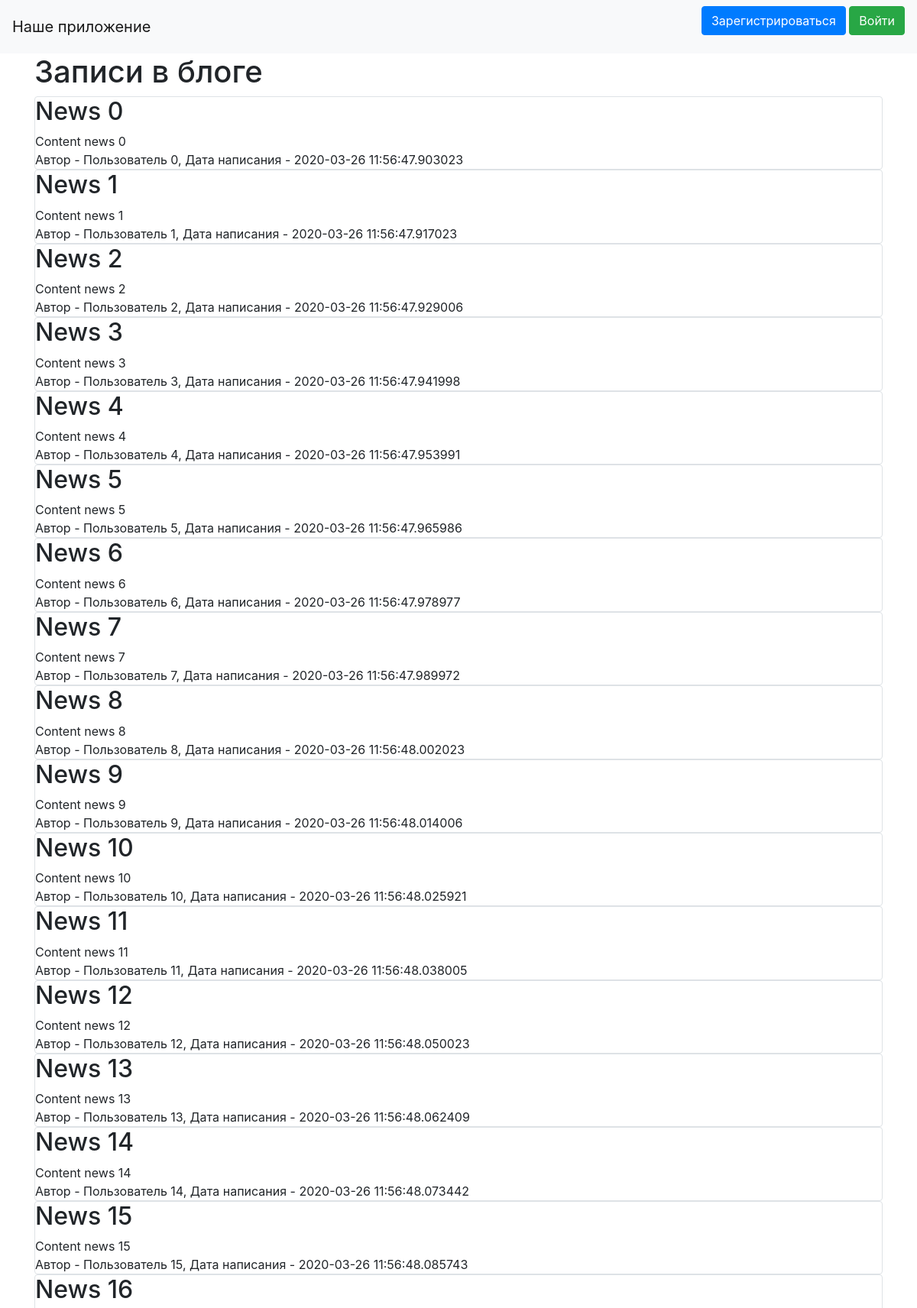
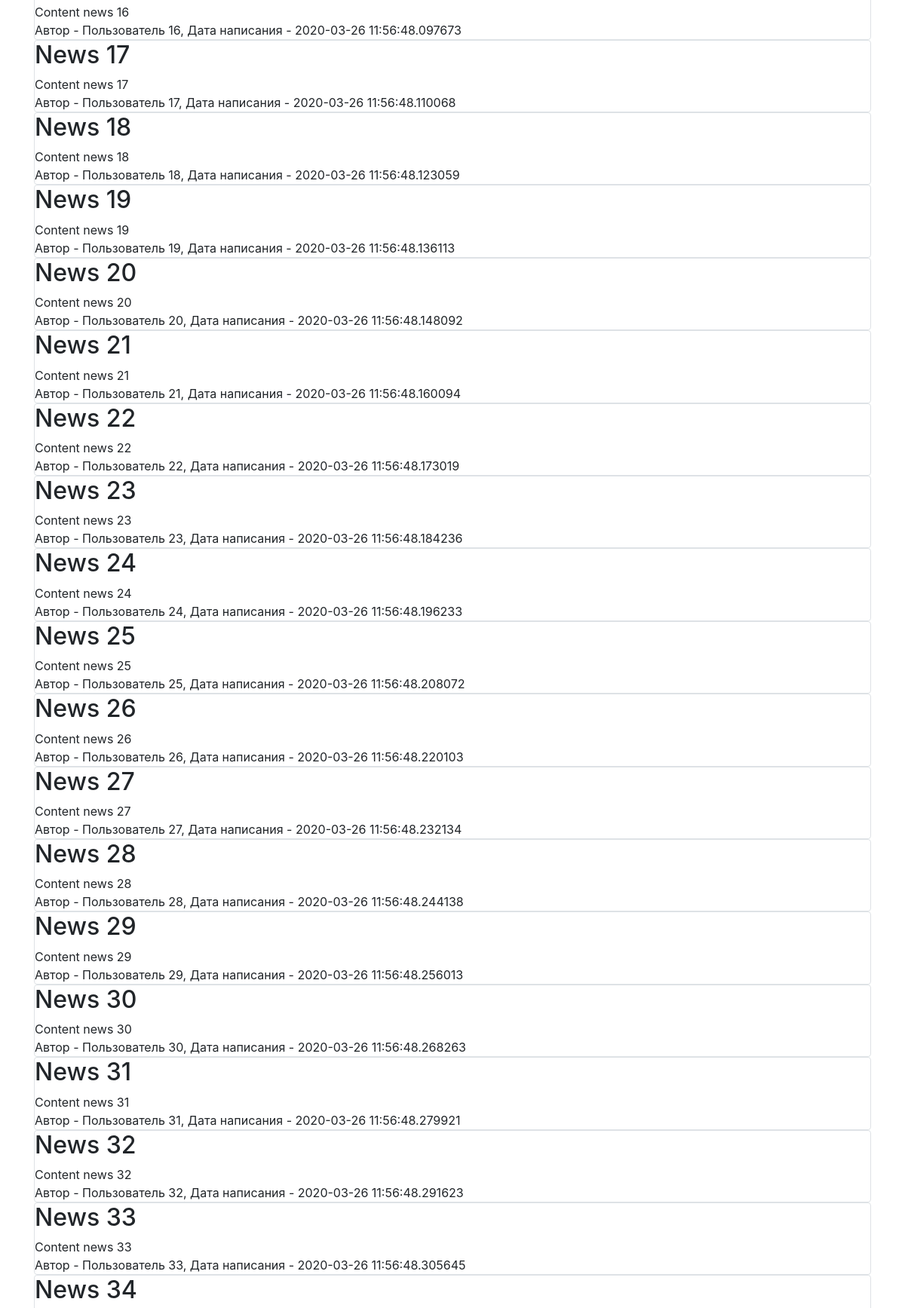
The page / (upper part) on the database its author committed (2 pictures, top to bottom).
### data/news.py (models this page shows)
class News(SqlAlchemyBase):
    __tablename__ = 'news'
    id = sqlalchemy.Column(sqlalchemy.Integer,
                           primary_key=True, autoincrement=True)
    title = sqlalchemy.Column(sqlalchemy.String, nullable=True)
    content = sqlalchemy.Column(sqlalchemy.String, nullable=True)
    created_date = sqlalchemy.Column(sqlalchemy.DateTime,
                                     default=datetime.datetime.now)
    is_private = sqlalchemy.Column(sqlalchemy.Boolean, default=True)
    user_id = sqlalchemy.Column(sqlalchemy.Integer,
                                sqlalchemy.ForeignKey("users.id"))
    user = orm.relation('User')

### data/users.py (models this page shows, shortened)
class User(SqlAlchemyBase, UserMixin):
    __tablename__ = 'users'
    id = sqlalchemy.Column(sqlalchemy.Integer,
                           primary_key=True, autoincrement=True)
    name = sqlalchemy.Column(sqlalchemy.String, nullable=True)
    about = sqlalchemy.Column(sqlalchemy.String, nullable=True)
    email = sqlalchemy.Column(sqlalchemy.String,
                              index=True, unique=True, nullable=True)
    hashed_password = sqlalchemy.Column(sqlalchemy.String, nullable=True)
    created_date = sqlalchemy.Column(sqlalchemy.DateTime,
                                     default=datetime.datetime.now)
    news = orm.relation("News", back_populates='user')

### main.py (the view)
@app.route("/")
def index():
	session = db_session.create_session()
	if current_user.is_authenticated:
		news = session.query(News).filter((News.user == current_user) | (News.is_private != True))
	else:
		news = session.query(News).filter(News.is_private != True)
	return render_template("index.html", news=news)

### data/db_session.py (called while the page is built)
def create_session() -> Session:
    global __factory
    return __factory()

### templates/index.html
{% extends "base.html" %}
{% block content %}
<h1>Записи в блоге</h1>
{% for item in news%}
<div class="col-md6 border rounded">
    <h2>{{item.title}}</h2>
    <div>
        {{item.content}}
    </div>
    <div>
        Автор - {{item.user.name}}, Дата написания - {{item.created_date}}
    </div>
</div>
{% endfor %}
{% endblock %}

### templates/base.html (shortened to what this page needs)
<!doctype html>
<html lang="en">
<head>
    <link rel="stylesheet"
          href="https://stackpath.bootstrapcdn.com/bootstrap/4.4.1/css/bootstrap.min.css"
>
</head>
<body>
<header>
    <nav class="navbar navbar-light bg-light">
        <a class="navbar-brand" href="#">Наше приложение</a>
        {% if current_user.is_authenticated %}
            <a class="navbar-brand" href="/logout">{{ current_user.name }}</a>
        {% else %}
        <p>
            <a class="btn btn-primary " href="/register">Зарегистрироваться</a>
            <a class="btn btn-success" href="/login">Войти</a>
        </p>
        {% endif %}
    </nav>
</header>
<main role="main" class="container">
    {% block content %}{% endblock %}
</main>
</body>
</html>

### rows shown on the page
News: title "News 0", content "Content news 0", user.name "Пользователь 0", created_date "2020-03-26 11:56:47.903023"
News: title "News 1", content "Content news 1", user.name "Пользователь 1", created_date "2020-03-26 11:56:47.917023"
News: title "News 2", content "Content news 2", user.name "Пользователь 2", created_date "2020-03-26 11:56:47.929006"
News: title "News 3", content "Content news 3", user.name "Пользователь 3", created_date "2020-03-26 11:56:47.941998"
News: title "News 4", content "Content news 4", user.name "Пользователь 4", created_date "2020-03-26 11:56:47.953991"
News: title "News 5", content "Content news 5", user.name "Пользователь 5", created_date "2020-03-26 11:56:47.965986"
News: title "News 6", content "Content news 6", user.name "Пользователь 6", created_date "2020-03-26 11:56:47.978977"
News: title "News 7", content "Content news 7", user.name "Пользователь 7", created_date "2020-03-26 11:56:47.989972"
News: title "News 8", content "Content news 8", user.name "Пользователь 8", created_date "2020-03-26 11:56:48.002023"
News: title "News 9", content "Content news 9", user.name "Пользователь 9", created_date "2020-03-26 11:56:48.014006"
News: title "News 10", content "Content news 10", user.name "Пользователь 10", created_date "2020-03-26 11:56:48.025921"
News: title "News 11", content "Content news 11", user.name "Пользователь 11", created_date "2020-03-26 11:56:48.038005"
News: title "News 12", content "Content news 12", user.name "Пользователь 12", created_date "2020-03-26 11:56:48.050023"
News: title "News 13", content "Content news 13", user.name "Пользователь 13", created_date "2020-03-26 11:56:48.062409"
News: title "News 14", content "Content news 14", user.name "Пользователь 14", created_date "2020-03-26 11:56:48.073442"
News: title "News 15", content "Content news 15", user.name "Пользователь 15", created_date "2020-03-26 11:56:48.085743"
News: title "News 16", content "Content news 16", user.name "Пользователь 16", created_date "2020-03-26 11:56:48.097673"
News: title "News 17", content "Content news 17", user.name "Пользователь 17", created_date "2020-03-26 11:56:48.110068"
News: title "News 18", content "Content news 18", user.name "Пользователь 18", created_date "2020-03-26 11:56:48.123059"
News: title "News 19", content "Content news 19", user.name "Пользователь 19", created_date "2020-03-26 11:56:48.136113"
News: title "News 20", content "Content news 20", user.name "Пользователь 20", created_date "2020-03-26 11:56:48.148092"
News: title "News 21", content "Content news 21", user.name "Пользователь 21", created_date "2020-03-26 11:56:48.160094"
News: title "News 22", content "Content news 22", user.name "Пользователь 22", created_date "2020-03-26 11:56:48.173019"
News: title "News 23", content "Content news 23", user.name "Пользователь 23", created_date "2020-03-26 11:56:48.184236"
News: title "News 24", content "Content news 24", user.name "Пользователь 24", created_date "2020-03-26 11:56:48.196233"
News: title "News 25", content "Content news 25", user.name "Пользователь 25", created_date "2020-03-26 11:56:48.208072"
News: title "News 26", content "Content news 26", user.name "Пользователь 26", created_date "2020-03-26 11:56:48.220103"
News: title "News 27", content "Content news 27", user.name "Пользователь 27", created_date "2020-03-26 11:56:48.232134"
News: title "News 28", content "Content news 28", user.name "Пользователь 28", created_date "2020-03-26 11:56:48.244138"
News: title "News 29", content "Content news 29", user.name "Пользователь 29", created_date "2020-03-26 11:56:48.256013"
News: title "News 30", content "Content news 30", user.name "Пользователь 30", created_date "2020-03-26 11:56:48.268263"
News: title "News 31", content "Content news 31", user.name "Пользователь 31", created_date "2020-03-26 11:56:48.279921"
News: title "News 32", content "Content news 32", user.name "Пользователь 32", created_date "2020-03-26 11:56:48.291623"
News: title "News 33", content "Content news 33", user.name "Пользователь 33", created_date "2020-03-26 11:56:48.305645"
News: title "News 34"
